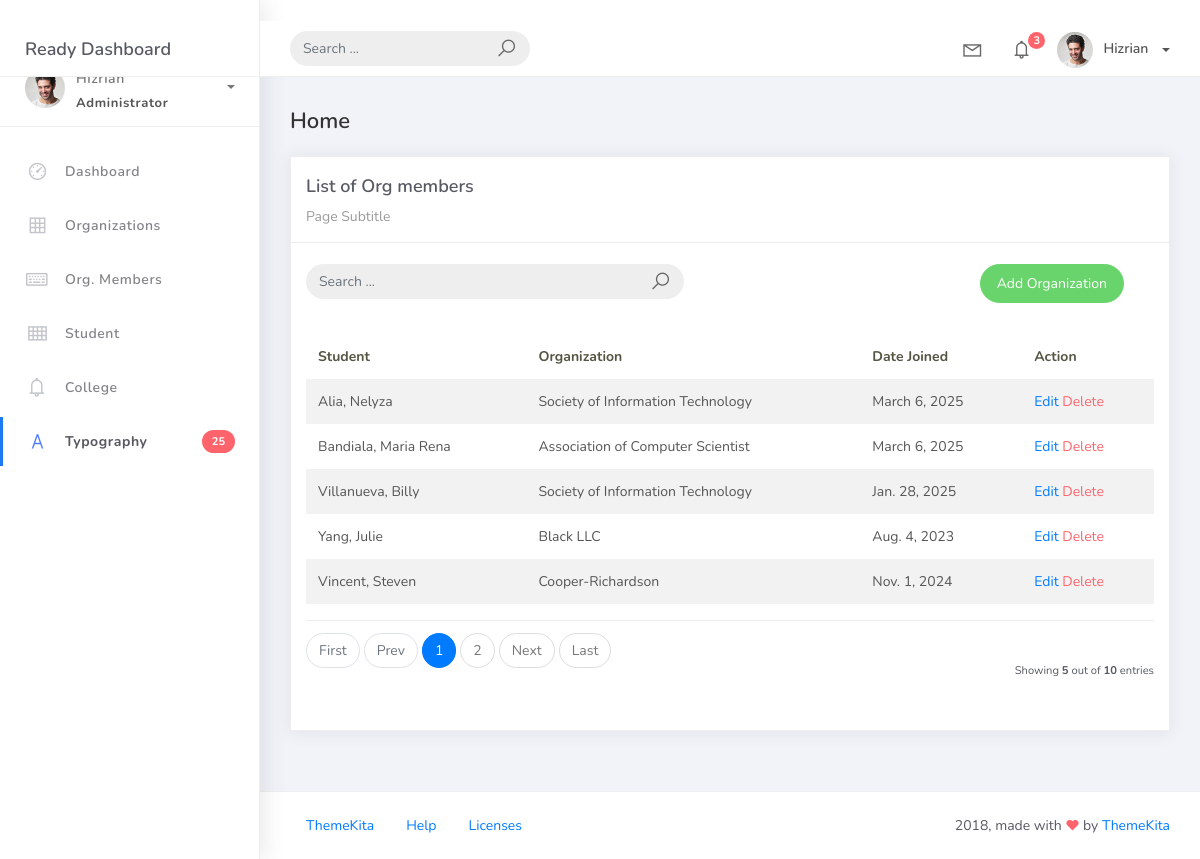
Screenshot of /orgmember_list/ with the database file from the repository.
### studentorg/models.py (models this page shows)
class BaseModel(models.Model):
    created_at = models.DateTimeField(auto_now_add=True, db_index=True)
    updated_at = models.DateTimeField(auto_now=True)
    class Meta:
        abstract = True

class OrgMember(BaseModel):
    student = models.ForeignKey(Student, on_delete=models.CASCADE)
    organization = models.ForeignKey(Organization, on_delete=models.CASCADE)
    date_joined = models.DateField()

class Student(BaseModel):
    student_id = models.CharField(max_length=15)
    lastname = models.CharField(max_length=25)
    firstname = models.CharField(max_length=25)
    middlename = models.CharField(max_length=25, blank=True, null=True)
    program = models.ForeignKey(Program, on_delete=models.CASCADE)
    def __str__(self):
        return f"{self.lastname}, {self.firstname}"

class Organization(BaseModel):
    name = models.CharField(max_length=250)
    college = models.ForeignKey(College, null=True, blank=True, on_delete=models.CASCADE)
    description = models.CharField(max_length=500)
    def __str__(self):
        return self.name

### studentorg/views.py (the view)
# urls.py: path('orgmember_list/', OrgMemberListView.as_view(), name='orgmember-list'),
class OrgMemberListView(ListView):
    model = OrgMember
    context_object_name = 'orgmember'
    template_name = 'orgmember_list.html'
    paginate_by = 5
    def get_queryset(self, *args, **kwargs):
        qs = super().get_queryset(*args, **kwargs)
        query = self.request.GET.get('q')
        if query:
            qs = qs.filter(
                Q(student__lastname__icontains=query) |  # Look for student's lastname
                Q(student__firstname__icontains=query) |  # Look for student's firstname
                Q(organization__name__icontains=query)  # Look for organization's name
            )
        return qs

### templates/orgmember_list.html (shortened to what this page needs)
{% extends 'base.html' %} {% load static %} {% block content %}
<div class="content">
  <div class="container-fluid">
    <h4 class="page-title">Home</h4>
     <div class="row">
      <div class="col-md-12">
        <div class="card">
         <div class="card-header">
           <div class="card-title">List of Org members</div>
           <div class="card-category">Page Subtitle</div>
        </div>
        <div class="col-md-12 row">
        <div class="col-md-6">
        <form class="navbar-left navbar-form nav-search mr-md-3" action="{% url 'orgmember-list'%}">
            <div class="input-group">
                <input type="text" placeholder="Search ..." class="form-control" name="q" />
                <div class="input-group-append">
                <span class="input-group-text">
                    <i class="la la-search search-icon"></i>
                </span>
                </div>
            </div>
        </form>
        </div>
        <div class="col-md-6">
        <div class="pull-right"> <a href="{% url 'orgmember-add' %}" class="btn btn-success btn-rounded">Add Organization</a></div>
        </div>
        </div>
        <div class="card-body">
        <table class="table table-striped mt-3">
        <thead>
            <tr>
              <th scope="col">Student</th>
              <th scope="col">Organization</th>
              <th scope="col">Date Joined</th>
              <th scope="col">Action</th>
            </tr>
            </thead>
            <tbody>
              {% for object in object_list %}
              <tr>
                <td>{{ object.student}}</td>
                <td>{{ object.organization }}</td>
                <td>{{ object.date_joined }}</td>
                <td>
                  <a href="{% url 'orgmember-update' object.id %}">Edit</a>
                  <a href="{% url 'orgmember-delete' object.id %}" class="text-danger">Delete</a>
              </td>
              {% empty%}
              <tr>
                <td colspan="4" style="text-align: center">
                <p class="text-sm font-weight-bold mb-0">No Records Found.</p>
                </td>
            </tr>
              {% endfor %}
              </tbody>
            </table>
            {% include 'includes/pagination.html' %}
           </div>
          </div>
        </div>
      </div>
    </div>
</div>
{% endblock %}

### rows the page displays
OrgMember: student "Alia, Nelyza", organization "Society of Information Technology", date_joined "March 6, 2025"
OrgMember: student "Bandiala, Maria Rena", organization "Association of Computer Scientist", date_joined "March 6, 2025"
OrgMember: student "Villanueva, Billy", organization "Society of Information Technology", date_joined "Jan. 28, 2025"
OrgMember: student "Yang, Julie", organization "Black LLC", date_joined "Aug. 4, 2023"
OrgMember: student "Vincent, Steven", organization "Cooper-Richardson", date_joined "Nov. 1, 2024"

### other values shown
{{ page_num }} "1"
{{ page_num }} "2"
{{ object_list.count }} "5"
{{ paginator.count }} "10"
